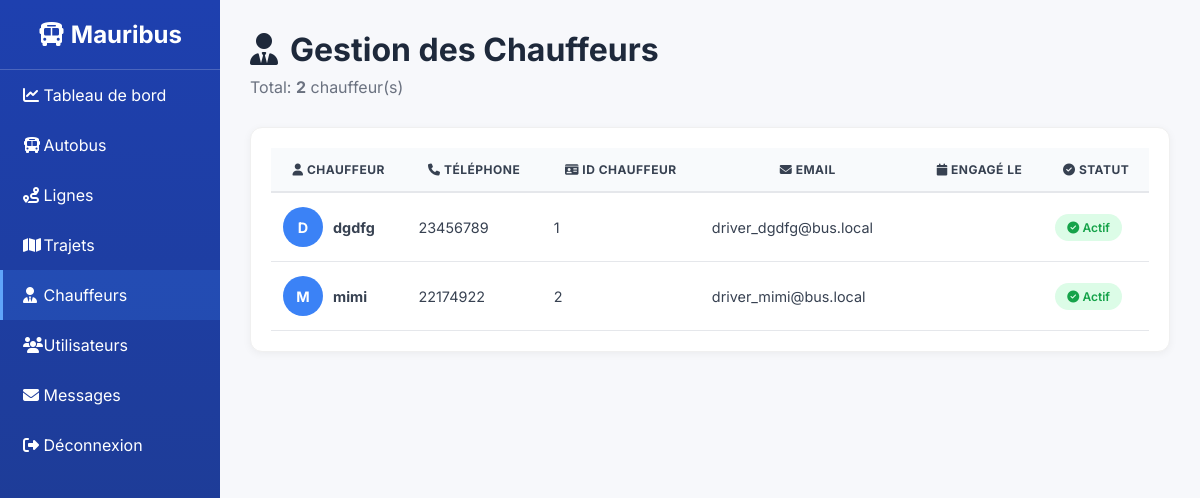
Screenshot of /drivers/ (signed in) with the database file from the repository.
### mauribus_app/models.py (models this page shows, shortened)
class Driver(models.Model):
    user = models.OneToOneField(User, on_delete=models.CASCADE)
    name = models.CharField(max_length=100)
    phone = models.CharField(max_length=20, blank=True, null=True)
    photo = models.ImageField(upload_to='driver_photos/', null=True, blank=True)

class User(AbstractUser):
    username = None  # on supprime le username
    email = models.EmailField(unique=True)
    is_driver = models.BooleanField(default=False)
    is_citizen = models.BooleanField(default=False)
    is_staff = models.BooleanField(default=False)  # pour l’admin
    USERNAME_FIELD = 'email'       # l’identifiant unique devient l’email
    REQUIRED_FIELDS = []           # aucun autre champ obligatoire
    objects = CustomUserManager()  # on utilise le manager personnalisé

### mauribus_app/views.py (the view, shortened to what this page needs)
# urls.py: path("drivers/", views.driver_list, name="driver_list"),
@never_cache
@login_required(login_url='mauribus_app:login')
def driver_list(request):
    return render(request, "admin/drivers.html", {
        "drivers": Driver.objects.all()
    })

### templates/admin/drivers.html (shortened to what this page needs)
{% load static %}
<!DOCTYPE html>
<html lang="fr">
<head>
    <link rel="stylesheet" href="https://cdnjs.cloudflare.com/ajax/libs/font-awesome/6.4.0/css/all.min.css">
</head>
<body>
<div class="admin-container">
    <div class="sidebar">
        <div class="sidebar-header"><i class="fas fa-bus"></i> Mauribus</div>
        <ul class="sidebar-menu">
            <li><a href="{% url 'mauribus_app:dashboard' %}"><i class="fas fa-chart-line" style="width:16px"></i> Tableau de bord</a></li>
            <li><a href="{% url 'mauribus_app:bus_list' %}"><i class="fas fa-bus" style="width:16px"></i> Autobus</a></li>
            <li><a href="{% url 'mauribus_app:line_list' %}"><i class="fas fa-route" style="width:16px"></i> Lignes</a></li>
            <li><a href="{% url 'mauribus_app:trip_list' %}"><i class="fas fa-map" style="width:16px"></i> Trajets</a></li>
            <li class="active"><a href="{% url 'mauribus_app:driver_list' %}"><i class="fas fa-user-tie" style="width:16px"></i> Chauffeurs</a></li>
            <li><a href="{% url 'mauribus_app:user_list' %}"><i class="fas fa-users" style="width:16px"></i> Utilisateurs</a></li>
            <li><a href="{% url 'mauribus_app:admin_messages' %}"><i class="fas fa-envelope" style="width:16px"></i> Messages</a></li>
            <li><a href="{% url 'mauribus_app:logout' %}"><i class="fas fa-sign-out-alt" style="width:16px"></i> Déconnexion</a></li>
        </ul>
    </div>
    <div class="main-content">
        <div class="top-bar">
            <h1><i class="fas fa-user-tie" style="margin-right:12px"></i>Gestion des Chauffeurs</h1>
            <p>Total: <strong>{{ drivers|length }}</strong> chauffeur(s)</p>
        </div>
        <div class="section-card">
            {% if drivers %}
            <table>
                <thead>
                    <tr>
                        <th><i class="fas fa-user"></i> Chauffeur</th>
                        <th><i class="fas fa-phone"></i> Téléphone</th>
                        <th><i class="fas fa-id-card"></i> ID Chauffeur</th>
                        <th><i class="fas fa-envelope"></i> Email</th>
                        <th><i class="fas fa-calendar"></i> Engagé le</th>
                        <th><i class="fas fa-check-circle"></i> Statut</th>
                    </tr>
                </thead>
                <tbody>
                    {% for driver in drivers %}
                    <tr>
                        <td>
                            <div class="driver-info">
                                <div class="driver-avatar">{{ driver.name|first|upper }}</div>
                                <strong>{{ driver.name }}</strong>
                            </div>
                        </td>
                        <td>{{ driver.phone }}</td>
                        <td>{{ driver.id }}</td>
                        <td>{{ driver.user.email }}</td>
                        <td>{{ driver.hired_date|date:"d/m/Y" }}</td>
                        <td>
                            {% if driver.user.is_active %}
                                <span class="status-badge status-active"><i class="fas fa-check-circle"></i> Actif</span>
                            {% else %}
                                <span class="status-badge status-inactive"><i class="fas fa-times-circle"></i> Inactif</span>
                            {% endif %}
                        </td>
                    </tr>
                    {% endfor %}
                </tbody>
            </table>
            {% else %}
            <div class="empty-state">
                <i class="fas fa-inbox"></i>
                <h2>Aucun chauffeur</h2>
                <p>Aucun chauffeur n'a été trouvé dans le système.</p>
            </div>
            {% endif %}
        </div>
    </div>
</div>
</body>
</html>

### templates/admin/drivers.html (style rules this page uses)
* { margin: 0; padding: 0; box-sizing: border-box; }
body { font-family: Inter, system-ui, Arial; background: #f7f8fb; color: #111827; }
.admin-container { display: flex; min-height: 100vh; }
.sidebar { width: 220px; background: linear-gradient(180deg, #1e40af, #1e3a8a); color: white; display: flex; flex-direction: column; position: sticky; top: 0; height: 100vh; }
.sidebar-header { padding: 20px; font-size: 1.5em; font-weight: bold; text-align: center; border-bottom: 1px solid rgba(255,255,255,0.2); }
.sidebar-menu { list-style: none; padding: 0; margin: 0; flex: 1; }
.sidebar-menu li a { display: block; padding: 15px 20px; color: white; text-decoration: none; transition: all 0.2s; border-left: 3px solid transparent; }
.sidebar-menu li a:hover, .sidebar-menu li.active a { background: rgba(59, 130, 246, 0.2); border-left-color: #60a5fa; }
.main-content { flex: 1; padding: 30px; overflow-y: auto; }
.top-bar { margin-bottom: 30px; }
.top-bar h1 { font-size: 2rem; color: #1e293b; margin: 0 0 8px; font-weight: 700; }
.top-bar p { color: #6b7280; margin: 0; }
.section-card { background: white; border-radius: 12px; box-shadow: 0 2px 8px rgba(0,0,0,0.05); padding: 20px; margin-bottom: 20px; border: 1px solid #f0f0f0; }
table { width: 100%; border-collapse: collapse; }
th { padding: 14px 12px; font-weight: 700; background: #f8fafc; border-bottom: 2px solid #e5e7eb; text-transform: uppercase; font-size: 0.75rem; letter-spacing: 0.5px; color: #374151; }
td { padding: 14px 12px; font-size: 0.9rem; color: #374151; border-bottom: 1px solid #e5e7eb; }
.driver-avatar { width: 40px; height: 40px; border-radius: 50%; background: #3b82f6; color: white; display: flex; align-items: center; justify-content: center; font-weight: bold; margin-right: 10px; }
.driver-info { display: flex; align-items: center; }
.status-badge { display: inline-block; padding: 6px 12px; border-radius: 20px; font-size: 0.75rem; font-weight: 600; }
.status-active { background: #dcfce7; color: #16a34a; }

### rows the page displays
Driver: name|first "D", name "dgdfg", phone "23456789", id "1", user.email "driver_dgdfg@bus.local", shows "Actif"
Driver: name|first "M", name "mimi", phone "22174922", id "2", user.email "driver_mimi@bus.local", shows "Actif"

### other values shown
{{ drivers|length }} "2"
